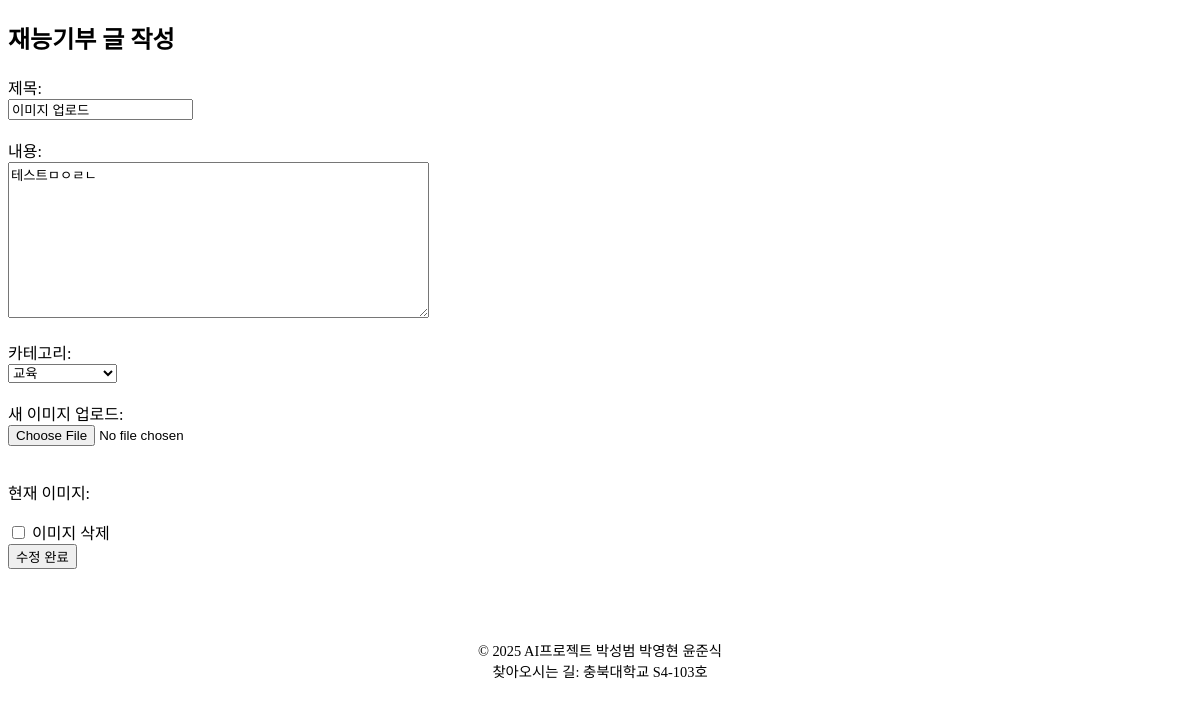
The app's page /posts/donation/7/update/ (signed in) with its own data.
### posts/models.py (models this page shows, shortened)
class Post(models.Model):
    POST_TYPE_CHOICES = [
        ('donation', '재능 기부'),
        ('request', '재능 요청'),
        ('story', '따뜻한 이야기'),
        ('announcement', '공지사항'),
    ]
    CATEGORY_CHOICES = [
        ('education', '교육'),
        ('it', 'IT/개발'),
        ('design', '디자인'),
        ('etc', '기타'),
    ]
    title = models.CharField(max_length=200)
    content = models.TextField()
    post_type = models.CharField(max_length=20, choices=POST_TYPE_CHOICES)
    category = models.CharField(max_length=20, choices=CATEGORY_CHOICES, blank=True, null=True)
    author = models.ForeignKey(settings.AUTH_USER_MODEL, on_delete=models.CASCADE)
    created_at = models.DateTimeField(auto_now_add=True)
    views = models.PositiveIntegerField(default=0)
    image = models.ImageField(upload_to='post_images/', null=True, blank=True)

### posts/views.py (the view, shortened to what this page needs)
# urls.py: path('<str:post_type>/<int:post_id>/update/', views.post_update, name='post_update'),
@login_required
def post_update(request, post_type, post_id):
    if post_type not in VALID_POST_TYPES:
        return render(request, '404.html')
    post = get_object_or_404(Post, id=post_id, post_type=post_type)
    if post.author != request.user and not request.user.is_superuser:
        return render(request, '403.html')
    return render(request, 'posts/post_form.html', {
        'post': post,
        'mode': 'update',
        'post_type': post_type,
    })

### posts/templates/posts/post_form.html (shortened to what this page needs)
{% load static %}
<!DOCTYPE html>
<html lang="ko">
  <head>
  </head>
  <body>
    <h2>
      {% if post_type == 'donation' %}재능기부 글 작성
      {% elif post_type == 'request' %}재능요청 글 작성
      {% elif post_type == 'story' %}따뜻한 이야기 작성
      {% elif post_type == 'announcement' %}공지사항 작성
      {% endif %}
    </h2>
    <form method="POST" enctype="multipart/form-data">
  <label for="title">제목:</label><br />
  <input type="text" id="title" name="title" value="{{ post.title|default_if_none:'' }}" required><br><br>
  <label for="content">내용:</label><br />
  <textarea id="content" name="content" rows="10" cols="50" required>{{ post.content|default_if_none:'' }}</textarea><br><br>
  {% if post_type == 'donation' or post_type == 'request' %}
  <label for="category">카테고리:</label><br />
  <select id="category" name="category" required>
    <option value="education" {% if post.category == 'education' %}selected{% endif %}>교육</option>
  </select><br><br>
  {% endif %}
  <label for="image">새 이미지 업로드:</label><br />
  <input type="file" id="image" name="image"><br><br>
  {% if post.image %}
    <p>현재 이미지:</p>
    <label>
      <input type="checkbox" name="delete_image"> 이미지 삭제
    </label>
    <br>
  {% endif %}
  <button type="submit">{% if mode == 'update' %}수정 완료{% else %}등록{% endif %}</button>
  <div id="footer">{% include 'main/footer.html' %}</div>
</form>
</body>
</html>

### records on screen
Post: title "이미지 업로드", content "테스트ㅁㅇㄹㄴ", category "교육"
